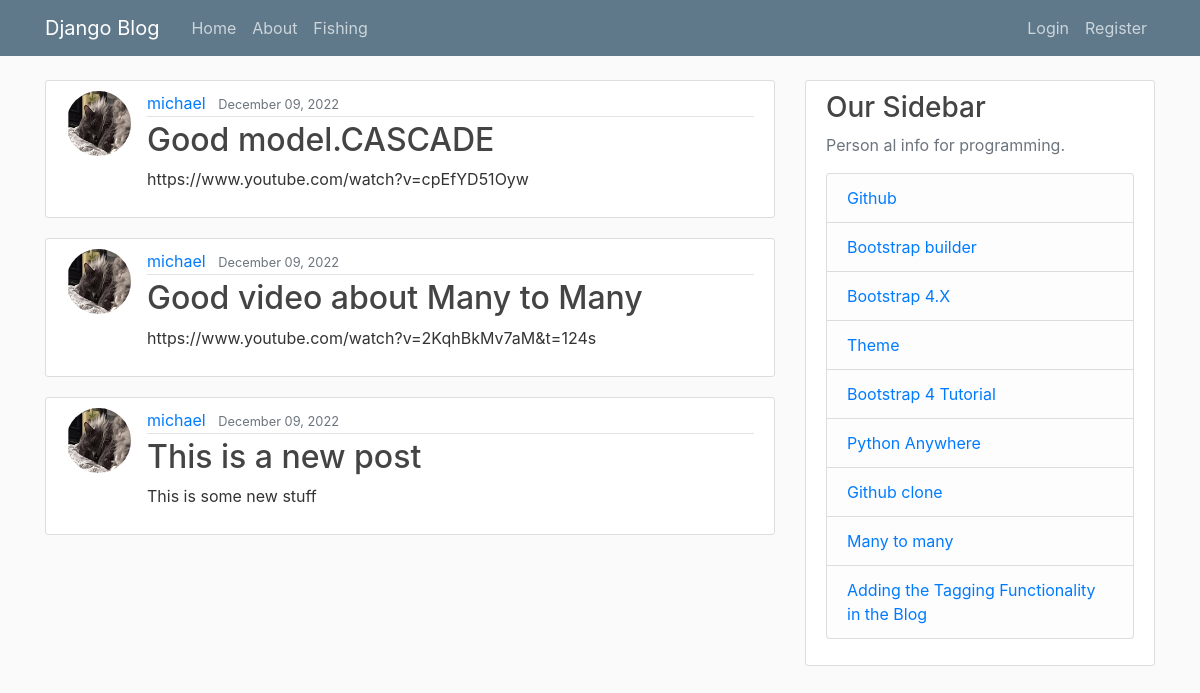
The page /blog/ on the database as committed earlier.
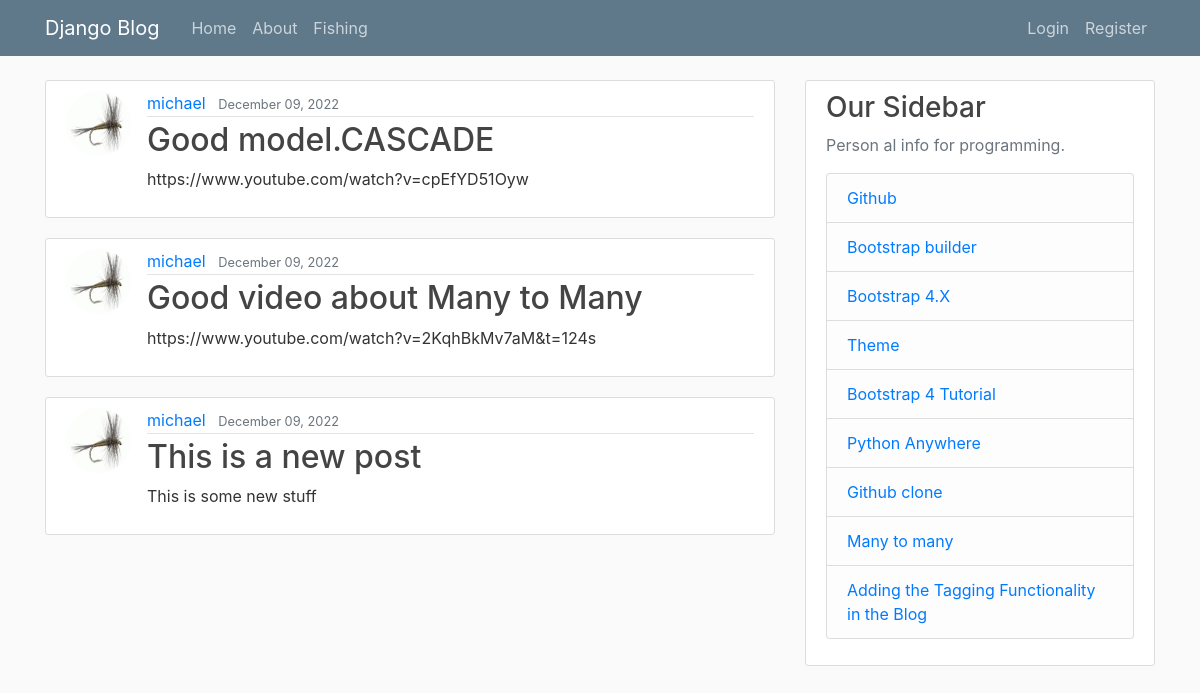
The same page on the database as committed later.
### blog/models.py (models this page shows, shortened)
class Post(models.Model):
    title = models.CharField(max_length=100)
    content = models.TextField()
    date_posted = models.DateTimeField(default=timezone.now)
    author = models.ForeignKey(User, on_delete=models.CASCADE)

### users/models.py (models this page shows, shortened)
class Profile(models.Model):
    user = models.OneToOneField(User, on_delete=models.CASCADE)
    image = models.ImageField(default='default.jpg', upload_to='profile_pics')

### blog/views.py (the view)
# urls.py: path('', PostListView.as_view(), name='blog-home'),
class PostListView(ListView):
    model = Post
    template_name = 'blog/home.html'  # <app>/<model>_<viewtype>.html
    context_object_name = 'posts'
    ordering = ['-date_posted']
    paginate_by = 5

### blog/templates/blog/home.html (shortened to what this page needs)
{% extends "blog/base.html" %}
{% block content %}
    {% for post in posts %}
        <article class="media content-section">
          <img class="rounded-circle article-img" src="{{ post.author.profile.image.url }}">
          <div class="media-body">
            <div class="article-metadata">
              <a class="mr-2" href="{% url 'user-posts' post.author.username %}">{{ post.author }}</a>
              <small class="text-muted">{{ post.date_posted|date:"F d, Y" }}</small>
            </div>
            <h2><a class="article-title" href="{% url 'post-detail' post.id %}">{{ post.title }}</a></h2>
            <p class="article-content">{{ post.content }}</p>
          </div>
        </article>
    {% endfor %}
{% endblock content %}

Rows that differ between the two databases and show on the page:
changed through a linked row, Post "Good model.CASCADE": author.profile.image: a different picture
changed through a linked row, Post "Good video about Many to Many": author.profile.image: a different picture
changed through a linked row, Post "This is a new post": author.profile.image: a different picture
